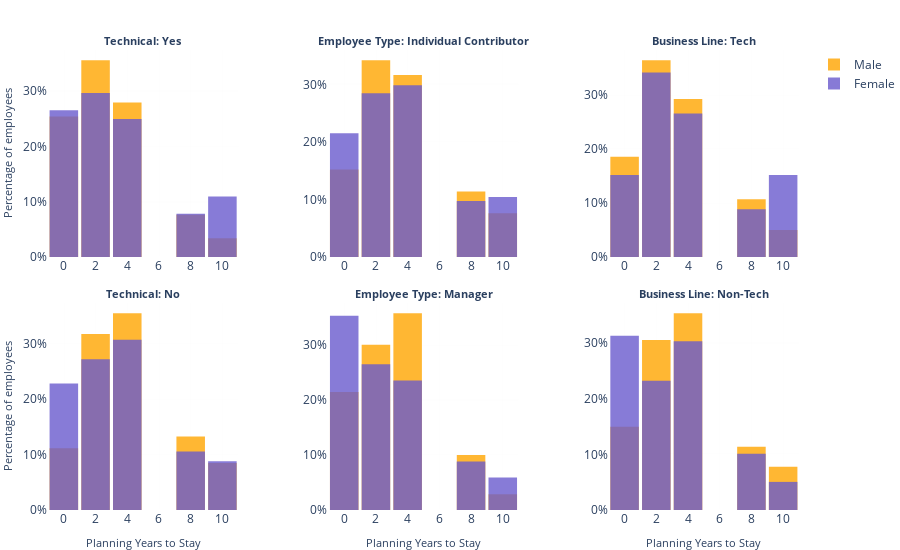

Write notebook code for a chart like this one.
### Markdown cell above
### How many more years do you plan to stay?

### Code cell
col = 'How many more years do you plan to stay?'
df['YearsStay'] = df[col].str.replace('<1 Year','0.5').str.replace('>10 Years','10').str.replace('3-5 Years','4').str.replace('1-3 Years','2').str.replace('5-10 Years','7.5')
df['YearsStay'] = df['YearsStay'].astype(float)

fig = dist_plot('YearsStay','Planning Years to Stay', nbins=6)

### Figure 1 — Plotly figure (JSON) as saved in the notebook; plotly's stock layout.template omitted (floating-point values rounded to 4 significant figures; data arrays with more than 128 entries replaced by an {"elided": "..."} marker saying what was removed)
{"data": [{"histnorm": "percent", "marker": {"color": "orange"}, "name": "Male", "nbinsx": 6, "opacity": 0.8, "type": "histogram", "x": [0.5, 10, 2, 2, 10, 2, 2, 0.5, 4, 4, 0.5, 2, 4, 0.5, 0.5, 2, 0.5, 2, 0.5, 4, 7.5, 4, 4, 0.5, 0.5, 2, 2, 2, 7.5, 2, 2, 0.5, 10, 2, 4, 4, 0.5, 4, 4, 4, 0.5, 0.5, 0.5, 4, 0.5, 0.5, 7.5, 2, 7.5, 7.5, 2, 2, 2, 2, 4, 4, 4, 4, 0.5, 4, 4, 2, 4, 7.5, 2, 0.5, 4, 10, 2, 4, 2, 2, 0.5, 2, 4, 0.5, 7.5, 2, 2, 2, 4, 2, 0.5, 0.5, 0.5, 4, 0.5, 2, 2, 4, 4, 0.5, 0.5, 4, 0.5, 0.5, 2, 2, 2, 2, 2, 4, 2, 2, 2, 4, 4, 2, 4, 2, 0.5, 7.5, 0.5, 2, 7.5, 2, 4, 4], "xaxis": "x", "yaxis": "y"}, {"histnorm": "percent", "marker": {"color": "slateblue"}, "name": "Female", "nbinsx": 6, "opacity": 0.8, "type": "histogram", "x": [0.5, 0.5, 2, 10, 2, 0.5, 0.5, 2, 4, 10, 7.5, 2, 0.5, 4, 4, 0.5, 4, 4, 0.5, 0.5, 2, 2, 7.5, 2, 10, 7.5, 2, 4, 0.5, 4, 4, 2, 2, 2, 2, 4, 0.5, 0.5, 4, 2, 4, 4, 2, 2, 0.5, 0.5, 4, 2, 2, 4, 4, 0.5, 7.5, 0.5, 4, 10, 10, 7.5, 10, 2, 2, 0.5, 10, 0.5], "xaxis": "x", "yaxis": "y"}, {"histnorm": "percent", "marker": {"color": "orange"}, "name": "Male", "nbinsx": 6, "opacity": 0.8, "showlegend": false, "type": "histogram", "x": {"elided": "189 float values"}, "xaxis": "x4", "yaxis": "y4"}, {"histnorm": "percent", "marker": {"color": "slateblue"}, "name": "Female", "nbinsx": 6, "opacity": 0.8, "showlegend": false, "type": "histogram", "x": [2, 4, 4, 4, 10, 7.5, 2, 2, 2, 0.5, 2, 7.5, 2, 4, 4, 2, 0.5, 2, 4, 2, 0.5, 7.5, 2, 10, 10, 4, 10, 4, 7.5, 4, 0.5, 2, 7.5, 2, 2, 2, 4, 4, 4, 7.5, 2, 7.5, 2, 7.5, 0.5, 4, 0.5, 2, 4, 2, 4, 0.5, 7.5, 0.5, 7.5, 0.5, 4, 4, 7.5, 2, 10, 0.5, 2, 4, 2, 4, 4, 4, 4, 2, 4, 0.5, 0.5, 2, 7.5, 0.5, 4, 2, 4, 4, 0.5, 0.5, 4, 2, 2, 4, 0.5, 0.5, 4, 2, 10, 4, 0.5, 4, 4, 0.5, 10, 2, 0.5, 4, 0.5, 10, 10, 4, 2, 0.5, 0.5, 0.5, 10, 0.5, 0.5, 2, 2, 4], "xaxis": "x4", "yaxis": "y4"}, {"histnorm": "percent", "marker": {"color": "orange"}, "name": "Male", "nbinsx": 6, "opacity": 0.8, "showlegend": false, "type": "histogram", "x": {"elided": "237 float values"}, "xaxis": "x2", "yaxis": "y2"}, {"histnorm": "percent", "marker": {"color": "slateblue"}, "name": "Female", "nbinsx": 6, "opacity": 0.8, "showlegend": false, "type": "histogram", "x": {"elided": "144 float values"}, "xaxis": "x2", "yaxis": "y2"}, {"histnorm": "percent", "marker": {"color": "orange"}, "name": "Male", "nbinsx": 6, "opacity": 0.8, "showlegend": false, "type": "histogram", "x": [2, 0.5, 4, 0.5, 4, 4, 4, 7.5, 0.5, 7.5, 2, 4, 0.5, 4, 2, 2, 0.5, 2, 4, 4, 0.5, 0.5, 2, 2, 7.5, 4, 0.5, 4, 4, 7.5, 2, 4, 4, 2, 0.5, 2, 2, 7.5, 2, 4, 2, 7.5, 4, 10, 2, 0.5, 10, 2, 2, 7.5, 0.5, 4, 4, 0.5, 4, 0.5, 4, 4, 2, 4, 2, 4, 4, 2, 4, 0.5, 2, 2, 4, 0.5], "xaxis": "x5", "yaxis": "y5"}, {"histnorm": "percent", "marker": {"color": "slateblue"}, "name": "Female", "nbinsx": 6, "opacity": 0.8, "showlegend": false, "type": "histogram", "x": [0.5, 4, 10, 7.5, 2, 2, 2, 0.5, 0.5, 2, 7.5, 2, 7.5, 10, 4, 0.5, 2, 0.5, 2, 0.5, 4, 4, 2, 4, 0.5, 0.5, 4, 4, 0.5, 0.5, 4, 2, 0.5, 0.5], "xaxis": "x5", "yaxis": "y5"}, {"histnorm": "percent", "marker": {"color": "orange"}, "name": "Male", "nbinsx": 6, "opacity": 0.8, "showlegend": false, "type": "histogram", "x": {"elided": "140 float values"}, "xaxis": "x3", "yaxis": "y3"}, {"histnorm": "percent", "marker": {"color": "slateblue"}, "name": "Female", "nbinsx": 6, "opacity": 0.8, "showlegend": false, "type": "histogram", "x": [2, 0.5, 4, 2, 10, 2, 0.5, 2, 10, 2, 7.5, 2, 0.5, 4, 2, 4, 0.5, 2, 2, 7.5, 2, 2, 10, 4, 4, 2, 2, 7.5, 2, 0.5, 7.5, 2, 2, 4, 2, 4, 4, 7.5, 0.5, 4, 4, 2, 4, 2, 4, 7.5, 4, 10, 2, 0.5, 4, 4, 2, 2, 0.5, 2, 2, 2, 4, 4, 4, 4, 4, 0.5, 0.5, 10, 4, 10, 10, 7.5, 10, 10, 10, 10, 2, 0.5, 10, 0.5, 2], "xaxis": "x3", "yaxis": "y3"}, {"histnorm": "percent", "marker": {"color": "orange"}, "name": "Male", "nbinsx": 6, "opacity": 0.8, "showlegend": false, "type": "histogram", "x": {"elided": "167 float values"}, "xaxis": "x6", "yaxis": "y6"}, {"histnorm": "percent", "marker": {"color": "slateblue"}, "name": "Female", "nbinsx": 6, "opacity": 0.8, "showlegend": false, "type": "histogram", "x": [4, 0.5, 4, 10, 0.5, 7.5, 4, 2, 2, 4, 0.5, 2, 7.5, 0.5, 4, 4, 0.5, 2, 4, 0.5, 2, 4, 0.5, 7.5, 2, 7.5, 2, 10, 10, 0.5, 4, 10, 4, 4, 4, 2, 2, 4, 7.5, 2, 2, 7.5, 0.5, 0.5, 2, 0.5, 4, 0.5, 7.5, 0.5, 7.5, 0.5, 4, 4, 2, 0.5, 2, 2, 4, 2, 4, 4, 0.5, 4, 4, 0.5, 0.5, 7.5, 4, 4, 4, 0.5, 0.5, 0.5, 7.5, 0.5, 2, 2, 4, 2, 0.5, 4, 4, 0.5, 2, 0.5, 4, 0.5, 2, 4, 2, 0.5, 0.5, 0.5, 10, 0.5, 0.5, 2, 4], "xaxis": "x6", "yaxis": "y6"}], "layout": {"annotations": [{"font": {"size": 11}, "showarrow": false, "text": "<b>Technical: Yes</b>", "x": 0.1267, "xanchor": "center", "xref": "paper", "y": 1, "yanchor": "bottom", "yref": "paper"}, {"font": {"size": 11}, "showarrow": false, "text": "<b>Employee Type: Individual Contributor</b>", "x": 0.5, "xanchor": "center", "xref": "paper", "y": 1, "yanchor": "bottom", "yref": "paper"}, {"font": {"size": 11}, "showarrow": false, "text": "<b>Business Line: Tech</b>", "x": 0.8733, "xanchor": "center", "xref": "paper", "y": 1, "yanchor": "bottom", "yref": "paper"}, {"font": {"size": 11}, "showarrow": false, "text": "<b>Technical: No</b>", "x": 0.1267, "xanchor": "center", "xref": "paper", "y": 0.45, "yanchor": "bottom", "yref": "paper"}, {"font": {"size": 11}, "showarrow": false, "text": "<b>Employee Type: Manager</b>", "x": 0.5, "xanchor": "center", "xref": "paper", "y": 0.45, "yanchor": "bottom", "yref": "paper"}, {"font": {"size": 11}, "showarrow": false, "text": "<b>Business Line: Non-Tech</b>", "x": 0.8733, "xanchor": "center", "xref": "paper", "y": 0.45, "yanchor": "bottom", "yref": "paper"}], "bargap": 0.1, "barmode": "overlay", "height": 550, "margin": {"b": 0, "l": 0, "r": 0, "t": 50}, "plot_bgcolor": "rgba(0,0,0,0)", "showlegend": true, "width": 900, "xaxis": {"anchor": "y", "domain": [0, 0.2533], "gridcolor": "#EEEEEE", "gridwidth": 0.1, "nticks": 12, "showgrid": true, "title": {"font": {"size": 11}}}, "xaxis2": {"anchor": "y2", "domain": [0.3733, 0.6267], "gridcolor": "#EEEEEE", "gridwidth": 0.1, "nticks": 12, "showgrid": true, "title": {"font": {"size": 11}}}, "xaxis3": {"anchor": "y3", "domain": [0.7467, 1], "gridcolor": "#EEEEEE", "gridwidth": 0.1, "nticks": 12, "showgrid": true, "title": {"font": {"size": 11}}}, "xaxis4": {"anchor": "y4", "domain": [0, 0.2533], "gridcolor": "#EEEEEE", "gridwidth": 0.1, "nticks": 12, "showgrid": true, "title": {"font": {"size": 11}, "text": "Planning Years to Stay"}}, "xaxis5": {"anchor": "y5", "domain": [0.3733, 0.6267], "gridcolor": "#EEEEEE", "gridwidth": 0.1, "nticks": 12, "showgrid": true, "title": {"font": {"size": 11}, "text": "Planning Years to Stay"}}, "xaxis6": {"anchor": "y6", "domain": [0.7467, 1], "gridcolor": "#EEEEEE", "gridwidth": 0.1, "nticks": 12, "showgrid": true, "title": {"font": {"size": 11}, "text": "Planning Years to Stay"}}, "yaxis": {"anchor": "x", "domain": [0.55, 1], "gridcolor": "#EEEEEE", "gridwidth": 0.1, "nticks": 5, "showgrid": true, "ticksuffix": "%", "title": {"font": {"size": 11}, "text": "Percentage of employees"}}, "yaxis2": {"anchor": "x2", "domain": [0.55, 1], "gridcolor": "#EEEEEE", "gridwidth": 0.1, "nticks": 5, "showgrid": true, "ticksuffix": "%", "title": {"font": {"size": 11}}}, "yaxis3": {"anchor": "x3", "domain": [0.55, 1], "gridcolor": "#EEEEEE", "gridwidth": 0.1, "nticks": 5, "showgrid": true, "ticksuffix": "%", "title": {"font": {"size": 11}}}, "yaxis4": {"anchor": "x4", "domain": [0, 0.45], "gridcolor": "#EEEEEE", "gridwidth": 0.1, "nticks": 5, "showgrid": true, "ticksuffix": "%", "title": {"font": {"size": 11}, "text": "Percentage of employees"}}, "yaxis5": {"anchor": "x5", "domain": [0, 0.45], "gridcolor": "#EEEEEE", "gridwidth": 0.1, "nticks": 5, "showgrid": true, "ticksuffix": "%", "title": {"font": {"size": 11}}}, "yaxis6": {"anchor": "x6", "domain": [0, 0.45], "gridcolor": "#EEEEEE", "gridwidth": 0.1, "nticks": 5, "showgrid": true, "ticksuffix": "%", "title": {"font": {"size": 11}}}}}
